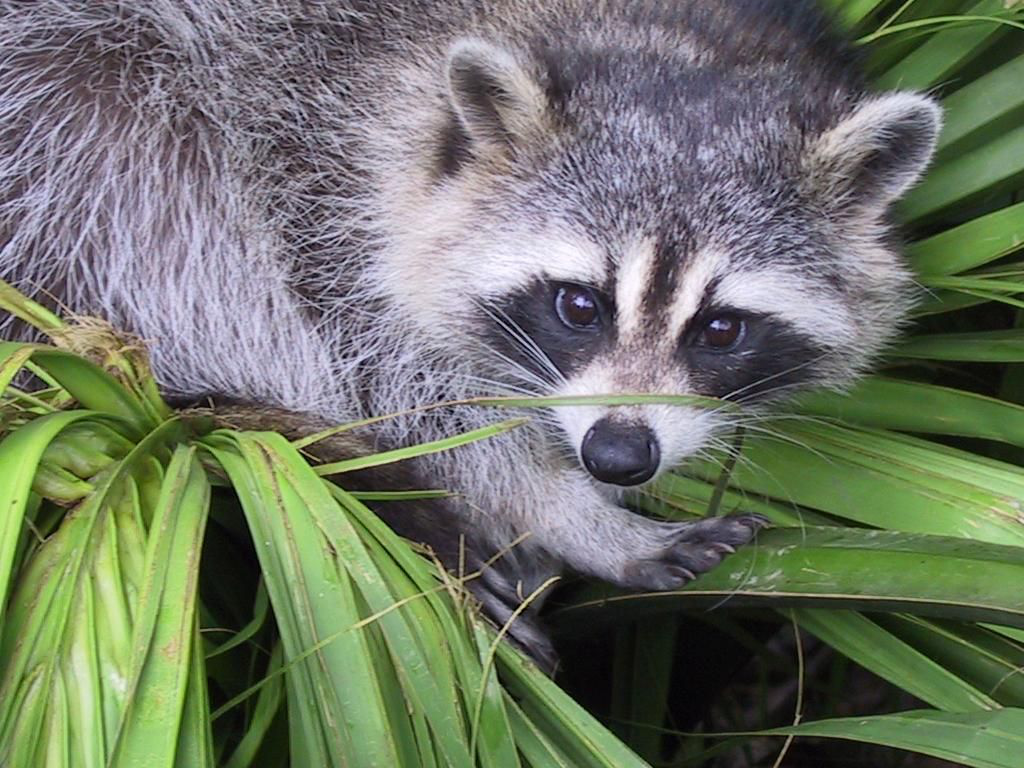
#> input picture 2DTransformation/face.png, 1024 x 768 px
$ python imageTest.py   (older library calls are emulated)
#> lines starting #> are read from the running program, lines starting #| are printed output that depends on the picture
# [8 lines of commented-out code are left out]

import matplotlib.pyplot as plt
import matplotlib.image as mpimg
import scipy.ndimage.interpolation
import scipy.ndimage


#
# img_data = mpimg.imread('face.png')
#
# new_data = scipy.ndimage.interpolation.rotate(img_data, 15)
# print(img_data)
# plt.imshow(new_data)  #this will show picture formed as array
# #plt.show()
# plt.savefig("/home/matt/PycharmProjects/LinearAlgebra/static/uploads/check.png")
#
# #mpimg.imsave("/home/matt/PycharmProjects/LinearAlgebra/static/uploads/check.png", img_data)


def rotate_and_save(img_data):
#> called with img_data = 'face.png'
    img_data = mpimg.imread(img_data)
#> img_data is the input picture: shape (768, 1024, 4) float32; mean R, G, B, A 0.434, 0.462, 0.401, 1

    new_data = scipy.ndimage.interpolation.rotate(img_data, 15)
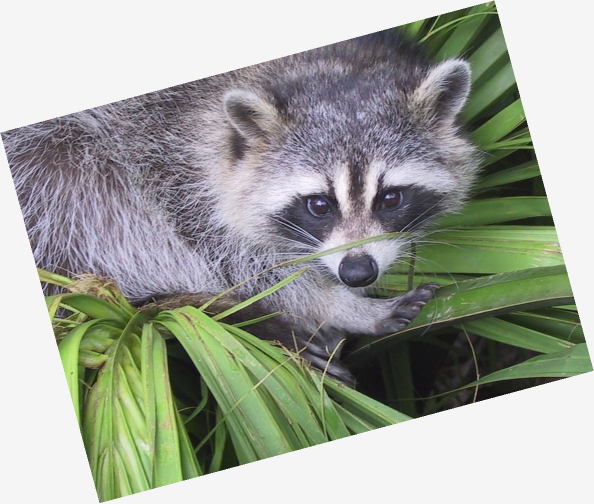
#> new_data: shape (1007, 1188, 4) float32 (shown at 1/2 size); mean R, G, B, A 0.285, 0.303, 0.263, 0.656; transparent parts drawn white
    #new_data = scipy.ndimage.shift(img_data, 2)
    plt.imshow(new_data)
#> (the run stopped early here; a loop or call above may not have finished)
